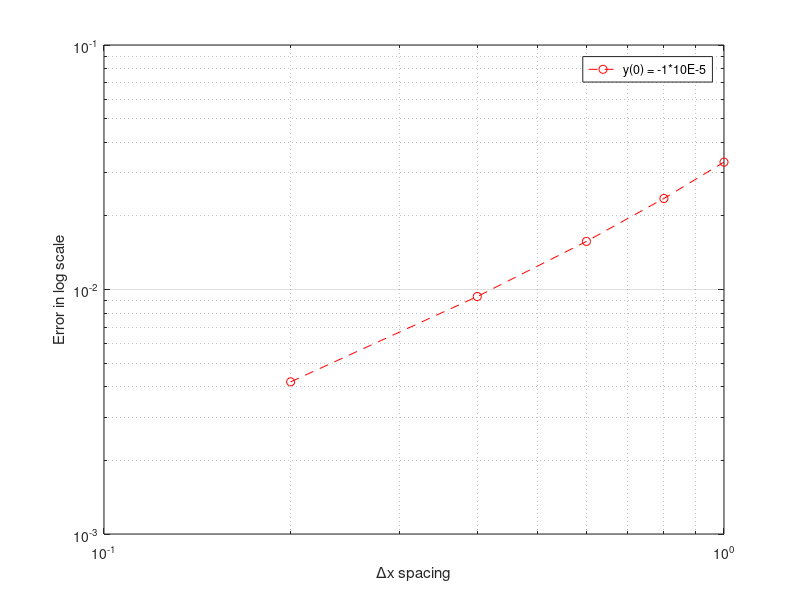

MATLAB code to generate this figure:
clc
clear all
LI(1) = -1*10^-5;
dt = 0.2;
tall = 0:dt:1;
for i = 2:length(tall)
    t = tall(i);
    LI(i) = (LI(i-1)*(1-dt*exp(LI(i-1)-t)) + dt*exp(LI(i-1)-t))/(1-dt*exp(LI(i-1)-t));
    Exact(i) = -log(exp(-LI(1)) + exp(-t) - 1);
    Error(i) = abs(LI(i) - Exact(i));
end
loglog(tall,Error,'r o --')
grid on
hold on
xlabel('\Deltax spacing')
ylabel('Error in log scale')
legend('y(0) = -1*10E-5')